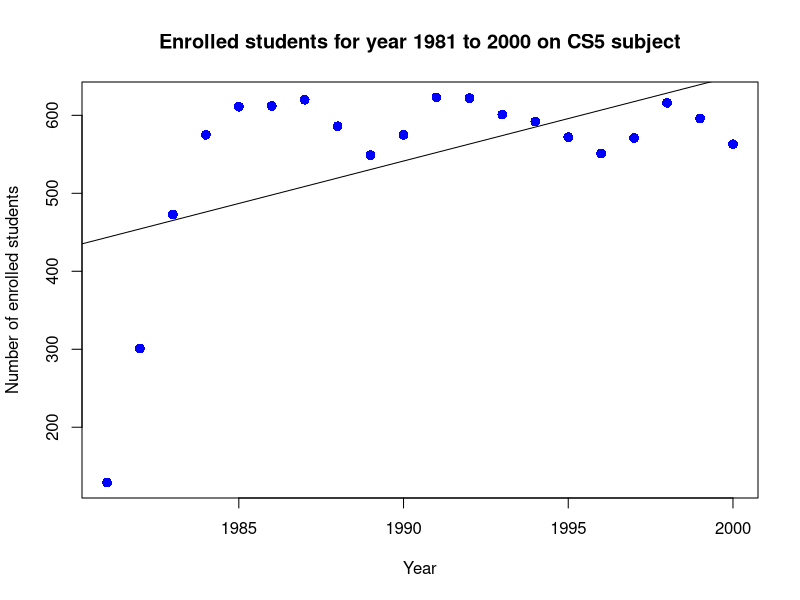

The R source for this figure:
x <- c(1981, 1982, 1983, 1984, 1985, 1986, 1987, 1988, 1989, 1990, 1991, 1992, 1993, 1994, 1995, 1996, 1997, 1998, 1999, 2000);
y <- c(129, 301, 473, 575, 611, 612, 620, 586, 549, 575, 623, 622, 601, 592, 572, 551, 571, 616, 596, 563);

relation <- lm(y~x)

predictIt <- function(year) {
  a <- data.frame(x = year)
  result <-  predict(relation,a)
}

plot(x,y,col = "blue" ,main = "Enrolled students for year 1981 to 2000 on CS5 subject",
     abline(lm(y~x)),cex = 1.3,pch = 16,xlab = "Year",ylab = "Number of enrolled students")

